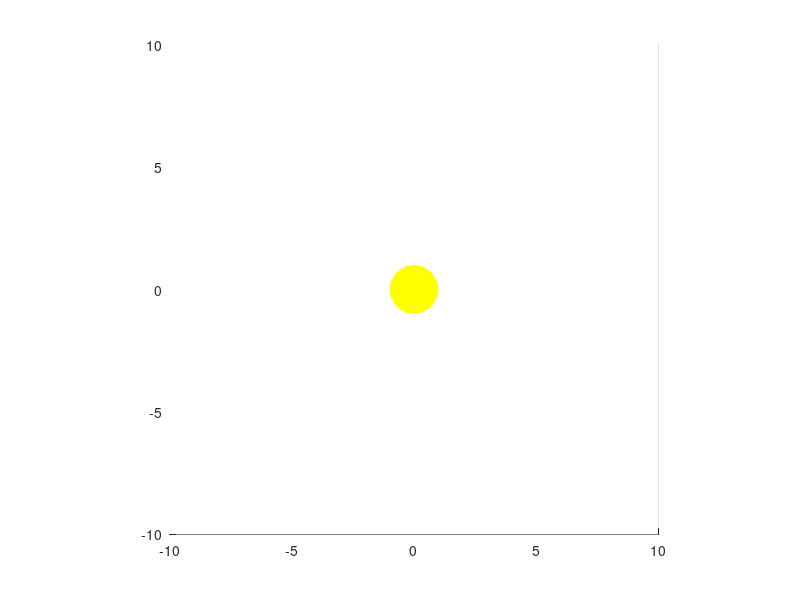

Recreate this plot in MATLAB. (Note: this script raises an error after producing the figure.)
%% cleaning house
clear all
close all
clc
%  defining axis
ax = axes('XLim',[0 100],'YLim',[0 100]); %sets max and min axes for x,y plane
view(3); %sets 3d graph viewing angle
grid off;
axis equal;
[Xg,Yg] = meshgrid(-10:0.1:10,-10:0.1:10);                                
Zg =.00001*Xg+.0001*Yg;                                        
surf(Xg,Yg,Zg,'edgecolor','none','facecolor','white') %creates 2d plane
colormap white
axis equal
set(gcf,'Color','black') %sets background to black
scrsz = get(0,'ScreenSize');
set(gcf,'Position',[scrsz(1) scrsz(2)+scrsz(4)/20 scrsz(3) scrsz(4)*17/20]); %Displays fullscreen graph
%% moving object codes
[xt,yt,zt] = sphere(20);
%drawing spheres
j=0.5;
h=1;
A(1) = surface(h*xt,-h*yt,h*zt+h+j,'FaceColor','y','edgecolor','none'); %sun
B(1) = surface(j*xt,-j*yt,j*zt+j+h,'FaceColor','r','edgecolor','none'); %jupiter
% C(1) = surface(h*xt,-h*yt,h*zt+j+h,'FaceColor','b','edgecolor','none'); %Rcom
t1 = hgtransform('Parent',ax); %places trasform object 1 onto prepared axes ax
set(A,'Parent',t1) %sets object B as the parent of transform 1(t1)
set(gcf,'Renderer','opengl') %selects renderer package
t2 = hgtransform('Parent',ax);
set(B,'Parent',t2);
set(gcf,'Renderer','opengl');
% t3 = hgtransform('Parent',ax);
% set(C,'Parent',t3);
drawnow
%% setting initial conditions
%universal gravity constant
G=39.478;
%sun
m1=.98;
x1=0;
y1=0;
vx1=0;
vy1=0.00267;
%jupiter
m2=1/1047;
x2=-5.2;
y2=0;
vx2=0;
vy2=-2.754;
%finilizing conditions and setting timer
tspan=[1:0.001:26];
y=[x1,vx1,x2,vx2,y1,vy1,y2,vy2];
i=1;
zbea=0;
%% equations of motion
[t,x]=ode45(@(tspan,y) twobody(tspan,y,G,m1,m2), tspan, y);
xeven = x(10:10:end,:)
I=size(xeven,1);
%% graphics loop
v = VideoWriter('JupiterSun.avi');
open(v);
for i=1:I;
%movment

trans1=makehgtform('translate',[xeven(i,1) xeven(i,5) 0]);
rotz1=makehgtform('zrotate',zbea);

trans2=makehgtform('translate',[xeven(i,3) xeven(i,7) 0]);
rotz2=makehgtform('zrotate',zbea);

set(t1,'matrix',trans1*rotz1)
set(t2,'matrix',trans2*rotz2)
% set(t3,'matrix',trans3*rotz2);

pause(.0000005);
frame = getframe(gcf);
writeVideo(v,frame);
end

figure(2)
subplot(2,1,1)
plot(t,x(:,3),'r')
ylabel('x position of Jupiter (AU)')
xlabel('time')
subplot(2,1,2)
plot(t,x(:,7),'r')
ylabel('y position of Jupiter (AU)')
xlabel('time')
figure(3)
subplot(2,1,1)
plot(t,x(:,1),'g')
ylabel('x position of Sol (AU)')
xlabel('time')
subplot(2,1,2)
plot(t,x(:,5),'g')
ylabel('y position of Sol (AU)')
xlabel('time')
figure(4)
V1=sqrt((x(:,4).^2)+(x(:,8).^2));
plot(t,V1,'r')
ylabel('magnitude of object Jupiters velocty (AU/yr)')
xlabel('time')
figure(5)
plot(x(:,1), x(:,5),'g')
figure(6)
plot(x(:,3), x(:,7),'r')

